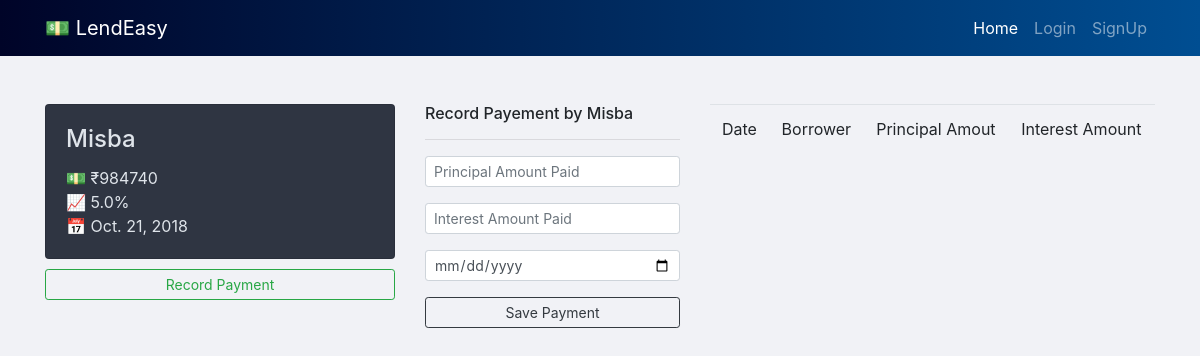
The page /history/2/ on the database as committed earlier.
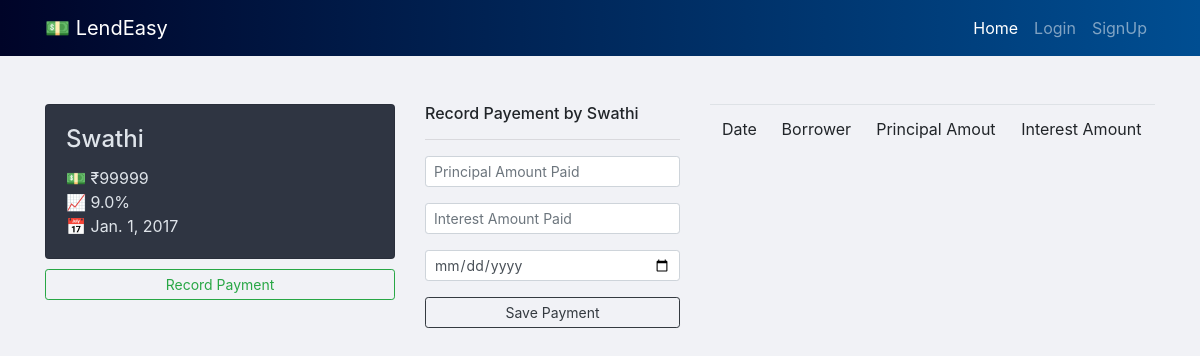
The same page on the database as committed later.
### transact/models.py (models this page shows, shortened)
class Borrower(models.Model):
    name = models.CharField(max_length=20)
    phone = models.CharField(max_length=20)
    amount = models.IntegerField(blank=True, null=True)
    interest = models.FloatField(blank=True, null=True)
    duration = models.IntegerField(blank=True, null=True)
    terms = models.CharField(max_length=10, blank=True, null=True)
    date = models.DateTimeField(blank=True, null=True)
    lender = models.ForeignKey(User, on_delete=models.CASCADE, null=True)
    intamt = models.FloatField(blank=True, null=True)

### transact/views.py (the view)
# urls.py: path('history/<int:borid>/',history,name='history')
def history(request,borid):
	borrower = Borrower.objects.get(pk=borid)
	history = Payments.objects.filter(borrower=borrower)
	return render(request,"history.html",{"history":history, "borrower":borrower})

### templates/history.html (shortened to what this page needs)
{% extends 'base.html' %}
{% block body %}
	<div class="container">
		<div class="row">
			<div class="col-md-4">
				<div class="card floater" style="display: inline-block; width:100%">
					<div class="card-body">
						<h4 class="card-title">{{borrower.name}}</h4>
						<p class="card-text">💵 ₹{{borrower.amount}}<br>📈 {{borrower.interest}}%<br>📅 {{borrower.date|date}}</p>
					</div>
				</div>
				<a href="/paid/{{borrower.id}}/" class="btn btn-sm btn-outline-success" style="width:100%">Record Payment</a>
			</div>
			<div class="col-md-3">
				<h6>Record Payement by {{borrower.name}}</h6>
				<hr>
				<form action="/paid/{{borrower.id}}/" method="POST">
					<div class="form-group">
						<input class="form-control form-control-sm" type="number" name="pamount" placeholder="Principal Amount Paid">
					</div>
					<div class="form-group">
						<input class="form-control form-control-sm" type="number" name="iamount" placeholder="Interest Amount Paid">
					</div>
					<div class="form-group">
						<input class="form-control form-control-sm" type="date" name="date">
					</div>
					<button class="btn btn-sm btn-outline-dark" type="submit" style="width:100%">Save Payment</button>
				</form>
			</div>
			<div class="col-md-5">
				<table class="table table-striped">
					<thead>
						<tr>
							<td>Date</td>
							<td>Borrower</td>
							<td>Principal Amout</td>
							<td>Interest Amount</td>
						</tr>
					</thead>
				</table>
			</div>
		</div>
	</div>
{% endblock %}

Rows that differ between the two databases and show on the page:
changed Borrower: name "Misba" → "Swathi"; amount "984740" → "99999"; interest "5.0" → "9.0"; date "Oct. 21, 2018" → "Jan. 1, 2017"
